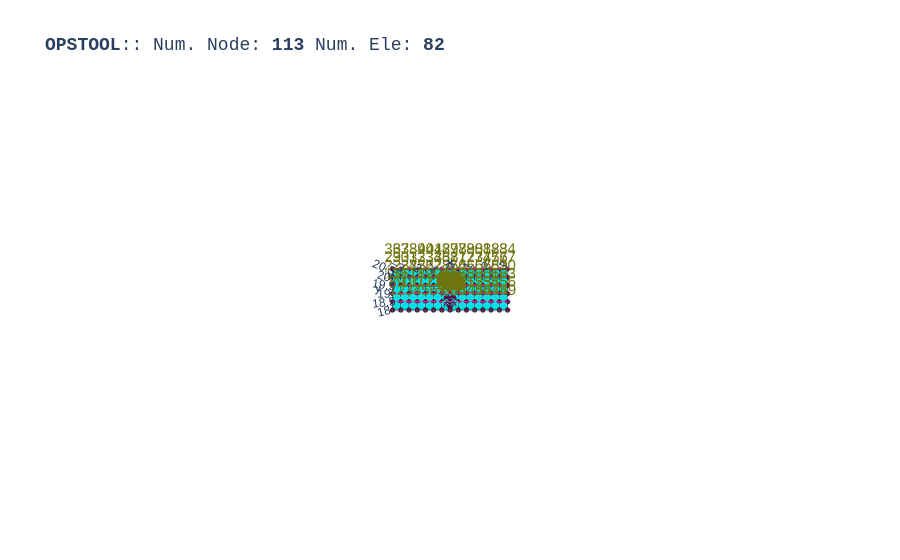

The code cell stored with this chart in its notebook:
### Code cell
opst.vis.plotly.plot_model(show_node_numbering=True, show_ele_numbering=False, show_nodal_loads = True)

### Figure 1 — Plotly figure (JSON) as saved in the notebook; plotly's stock layout.template omitted (floating-point values rounded to 4 significant figures; data arrays with more than 128 entries replaced by an {"elided": "..."} marker saying what was removed)
{"data": [{"color": "#00FFFF", "hoverinfo": "skip", "i": [0, 0, 4, 4, 8, 8, 12, 12, 16, 16, 20, 20, 24, 24, 28, 28, 32, 32, 36, 36, 40, 40, 44, 44, 48, 48, 52, 52, 56, 56, 60, 60, 64, 64, 68, 68, 72, 72, 76, 76, 80, 80, 84, 84, 88, 88, 92, 92, 96, 96, 100, 100, 104, 104, 108, 108, 112, 112, 116, 116, 120, 120, 124, 124, 128, 128, 132, 132, 136, 136, 140, 140, 144, 144, 148, 148, 152, 152, 156, 156, 160, 160, 164, 164, 168, 168, 172, 172, 176, 176, 180, 180, 184, 184, 188, 188, 192, 192, 196, 196, 200, 200, 204, 204, 208, 208, 212, 212, 216, 216, 220, 220, 224, 224, 228, 228, 232, 232, 236, 236], "j": [1, 2, 5, 6, 9, 10, 13, 14, 17, 18, 21, 22, 25, 26, 29, 30, 33, 34, 37, 38, 41, 42, 45, 46, 49, 50, 53, 54, 57, 58, 61, 62, 65, 66, 69, 70, 73, 74, 77, 78, 81, 82, 85, 86, 89, 90, 93, 94, 97, 98, 101, 102, 105, 106, 109, 110, 113, 114, 117, 118, 121, 122, 125, 126, 129, 130, 133, 134, 137, 138, 141, 142, 145, 146, 149, 150, 153, 154, 157, 158, 161, 162, 165, 166, 169, 170, 173, 174, 177, 178, 181, 182, 185, 186, 189, 190, 193, 194, 197, 198, 201, 202, 205, 206, 209, 210, 213, 214, 217, 218, 221, 222, 225, 226, 229, 230, 233, 234, 237, 238], "k": [2, 3, 6, 7, 10, 11, 14, 15, 18, 19, 22, 23, 26, 27, 30, 31, 34, 35, 38, 39, 42, 43, 46, 47, 50, 51, 54, 55, 58, 59, 62, 63, 66, 67, 70, 71, 74, 75, 78, 79, 82, 83, 86, 87, 90, 91, 94, 95, 98, 99, 102, 103, 106, 107, 110, 111, 114, 115, 118, 119, 122, 123, 126, 127, 130, 131, 134, 135, 138, 139, 142, 143, 146, 147, 150, 151, 154, 155, 158, 159, 162, 163, 166, 167, 170, 171, 174, 175, 178, 179, 182, 183, 186, 187, 190, 191, 194, 195, 198, 199, 202, 203, 206, 207, 210, 211, 214, 215, 218, 219, 222, 223, 226, 227, 230, 231, 234, 235, 238, 239], "name": "ELE_TAG_FourNodeQuadWithSensitivity", "opacity": 1, "type": "mesh3d", "x": {"elided": "240 float values"}, "y": {"elided": "240 float values"}, "z": {"elided": "240 float values"}}, {"connectgaps": false, "hoverinfo": "skip", "line": {"color": "black", "width": 1}, "mode": "lines", "name": "Edge", "type": "scatter3d", "x": {"elided": "360 float values"}, "y": {"elided": "360 float values"}, "z": {"elided": "360 float values"}}, {"color": "#00FFFF", "hoverinfo": "skip", "i": [0, 0, 4, 4, 8, 8, 12, 12, 16, 16, 20, 20, 24, 24, 28, 28, 32, 32, 36, 36, 40, 40, 44, 44, 48, 48, 52, 52, 56, 56, 60, 60, 64, 64, 68, 68, 72, 72, 76, 76, 80, 80, 84, 84], "j": [1, 2, 5, 6, 9, 10, 13, 14, 17, 18, 21, 22, 25, 26, 29, 30, 33, 34, 37, 38, 41, 42, 45, 46, 49, 50, 53, 54, 57, 58, 61, 62, 65, 66, 69, 70, 73, 74, 77, 78, 81, 82, 85, 86], "k": [2, 3, 6, 7, 10, 11, 14, 15, 18, 19, 22, 23, 26, 27, 30, 31, 34, 35, 38, 39, 42, 43, 46, 47, 50, 51, 54, 55, 58, 59, 62, 63, 66, 67, 70, 71, 74, 75, 78, 79, 82, 83, 86, 87], "name": "FourNodeQuad", "opacity": 1, "type": "mesh3d", "x": [-0.5, -0.5, 0.0, 0.0, -0.5, -0.5, 0.0, 0.0, -0.5, -0.5, 0.0, 0.0, 0.5, 0.5, 0.0, 0.0, 0.5, 0.5, 0.0, 0.0, 0.5, 0.5, 0.0, 0.0, 0.0, -0.2424, -0.1414, 0.0, -0.2424, -0.3428, -0.2, -0.1414, -0.3428, -0.2424, -0.1414, -0.2, -0.2424, 0.0, 0.0, -0.1414, 0.0, 0.2424, 0.1414, 0.0, 0.2424, 0.3428, 0.2, 0.1414, 0.3428, 0.2424, 0.1414, 0.2, 0.2424, 0.0, 0.0, 0.1414, 0.0, -0.5, -0.1414, 0.0, -0.5, -0.5, -0.2, -0.1414, -0.5, -0.5, -0.1414, -0.2, -0.5, 0.0, 0.0, -0.1414, 0.0, 0.5, 0.1414, 0.0, 0.5, 0.5, 0.2, 0.1414, 0.5, 0.5, 0.1414, 0.2, 0.5, 0.0, 0.0, 0.1414], "y": [19.0, 19.5, 19.5, 19.0, 19.5, 20.0, 20.0, 19.5, 20.0, 20.5, 20.5, 20.0, 19.0, 19.5, 19.5, 19.0, 19.5, 20.0, 20.0, 19.5, 20.0, 20.5, 20.5, 20.0, 18.84, 18.74, 18.64, 18.7, 18.74, 18.5, 18.5, 18.64, 18.5, 18.26, 18.36, 18.5, 18.26, 18.16, 18.3, 18.36, 18.16, 18.26, 18.36, 18.3, 18.26, 18.5, 18.5, 18.36, 18.5, 18.74, 18.64, 18.5, 18.74, 18.84, 18.7, 18.64, 19.0, 19.0, 18.64, 18.7, 19.0, 18.5, 18.5, 18.64, 18.5, 18.0, 18.36, 18.5, 18.0, 18.0, 18.3, 18.36, 18.0, 18.0, 18.36, 18.3, 18.0, 18.5, 18.5, 18.36, 18.5, 19.0, 18.64, 18.5, 19.0, 19.0, 18.7, 18.64], "z": [0.0, 0.0, 0.0, 0.0, 0.0, 0.0, 0.0, 0.0, 0.0, 0.0, 0.0, 0.0, 0.0, 0.0, 0.0, 0.0, 0.0, 0.0, 0.0, 0.0, 0.0, 0.0, 0.0, 0.0, 0.0, 0.0, 0.0, 0.0, 0.0, 0.0, 0.0, 0.0, 0.0, 0.0, 0.0, 0.0, 0.0, 0.0, 0.0, 0.0, 0.0, 0.0, 0.0, 0.0, 0.0, 0.0, 0.0, 0.0, 0.0, 0.0, 0.0, 0.0, 0.0, 0.0, 0.0, 0.0, 0.0, 0.0, 0.0, 0.0, 0.0, 0.0, 0.0, 0.0, 0.0, 0.0, 0.0, 0.0, 0.0, 0.0, 0.0, 0.0, 0.0, 0.0, 0.0, 0.0, 0.0, 0.0, 0.0, 0.0, 0.0, 0.0, 0.0, 0.0, 0.0, 0.0, 0.0, 0.0]}, {"connectgaps": false, "hoverinfo": "skip", "line": {"color": "black", "width": 1}, "mode": "lines", "name": "Edge", "type": "scatter3d", "x": {"elided": "132 float values"}, "y": {"elided": "132 float values"}, "z": {"elided": "132 float values"}}, {"customdata": ["eleTag: 1<br>connectedNodes:<br> [1 2 9 8]", "eleTag: 2<br>connectedNodes:<br> [ 2  3 10  9]", "eleTag: 3<br>connectedNodes:<br> [ 3  4 11 10]", "eleTag: 4<br>connectedNodes:<br> [ 4  5 12 11]", "eleTag: 5<br>connectedNodes:<br> [ 5  6 13 12]", "eleTag: 6<br>connectedNodes:<br> [ 6  7 14 13]", "eleTag: 7<br>connectedNodes:<br> [ 8  9 16 15]", "eleTag: 8<br>connectedNodes:<br> [ 9 10 17 16]", "eleTag: 9<br>connectedNodes:<br> [10 11 18 17]", "eleTag: 10<br>connectedNodes:<br> [11 12 19 18]", "eleTag: 11<br>connectedNodes:<br> [12 13 20 19]", "eleTag: 12<br>connectedNodes:<br> [13 14 21 20]", "eleTag: 13<br>connectedNodes:<br> [15 16 23 22]", "eleTag: 14<br>connectedNodes:<br> [16 17 24 23]", "eleTag: 15<br>connectedNodes:<br> [17 18 25 24]", "eleTag: 16<br>connectedNodes:<br> [18 19 26 25]", "eleTag: 17<br>connectedNodes:<br> [19 20 27 26]", "eleTag: 18<br>connectedNodes:<br> [20 21 28 27]", "eleTag: 19<br>connectedNodes:<br> [22 23 30 29]", "eleTag: 20<br>connectedNodes:<br> [23 24 31 30]", "eleTag: 21<br>connectedNodes:<br> [24 25 32 31]", "eleTag: 22<br>connectedNodes:<br> [25 26 33 32]", "eleTag: 23<br>connectedNodes:<br> [26 27 34 33]", "eleTag: 24<br>connectedNodes:<br> [27 28 35 34]", "eleTag: 25<br>connectedNodes:<br> [29 30 37 36]", "eleTag: 26<br>connectedNodes:<br> [30 31 38 37]", "eleTag: 27<br>connectedNodes:<br> [31 32 39 38]", "eleTag: 28<br>connectedNodes:<br> [32 33 40 39]", "eleTag: 29<br>connectedNodes:<br> [33 34 41 40]", "eleTag: 30<br>connectedNodes:<br> [34 35 42 41]", "eleTag: 31<br>connectedNodes:<br> [43 44 51 50]", "eleTag: 32<br>connectedNodes:<br> [44 45 52 51]", "eleTag: 33<br>connectedNodes:<br> [45 46 53 52]", "eleTag: 34<br>connectedNodes:<br> [46 47 54 53]", "eleTag: 35<br>connectedNodes:<br> [47 48 55 54]", "eleTag: 36<br>connectedNodes:<br> [48 49 56 55]", "eleTag: 37<br>connectedNodes:<br> [50 51 58 57]", "eleTag: 38<br>connectedNodes:<br> [51 52 59 58]", "eleTag: 39<br>connectedNodes:<br> [52 53 60 59]", "eleTag: 40<br>connectedNodes:<br> [53 54 61 60]", "eleTag: 41<br>connectedNodes:<br> [54 55 62 61]", "eleTag: 42<br>connectedNodes:<br> [55 56 63 62]", "eleTag: 43<br>connectedNodes:<br> [57 58 65 64]", "eleTag: 44<br>connectedNodes:<br> [58 59 66 65]", "eleTag: 45<br>connectedNodes:<br> [59 60 67 66]", "eleTag: 46<br>connectedNodes:<br> [60 61 68 67]", "eleTag: 47<br>connectedNodes:<br> [61 62 69 68]", "eleTag: 48<br>connectedNodes:<br> [62 63 70 69]", "eleTag: 49<br>connectedNodes:<br> [64 65 72 71]", "eleTag: 50<br>connectedNodes:<br> [65 66 73 72]", "eleTag: 51<br>connectedNodes:<br> [66 67 74 73]", "eleTag: 52<br>connectedNodes:<br> [67 68 75 74]", "eleTag: 53<br>connectedNodes:<br> [68 69 76 75]", "eleTag: 54<br>connectedNodes:<br> [69 70 77 76]", "eleTag: 55<br>connectedNodes:<br> [71 72 79 78]", "eleTag: 56<br>connectedNodes:<br> [72 73 80 79]", "eleTag: 57<br>connectedNodes:<br> [73 74 81 80]", "eleTag: 58<br>connectedNodes:<br> [74 75 82 81]", "eleTag: 59<br>connectedNodes:<br> [75 76 83 82]", "eleTag: 60<br>connectedNodes:<br> [76 77 84 83]"], "hovertemplate": "%{customdata}", "marker": {"color": "#00FFFF", "size": 3, "symbol": "diamond-open"}, "mode": "markers", "name": "ELE_TAG_FourNodeQuadWithSensitivity", "type": "scatter3d", "x": [-3.25, -2.75, -2.25, -1.75, -1.25, -0.75, -3.25, -2.75, -2.25, -1.75, -1.25, -0.75, -3.25, -2.75, -2.25, -1.75, -1.25, -0.75, -3.25, -2.75, -2.25, -1.75, -1.25, -0.75, -3.25, -2.75, -2.25, -1.75, -1.25, -0.75, 0.75, 1.25, 1.75, 2.25, 2.75, 3.25, 0.75, 1.25, 1.75, 2.25, 2.75, 3.25, 0.75, 1.25, 1.75, 2.25, 2.75, 3.25, 0.75, 1.25, 1.75, 2.25, 2.75, 3.25, 0.75, 1.25, 1.75, 2.25, 2.75, 3.25], "y": [18.25, 18.25, 18.25, 18.25, 18.25, 18.25, 18.75, 18.75, 18.75, 18.75, 18.75, 18.75, 19.25, 19.25, 19.25, 19.25, 19.25, 19.25, 19.75, 19.75, 19.75, 19.75, 19.75, 19.75, 20.25, 20.25, 20.25, 20.25, 20.25, 20.25, 18.25, 18.25, 18.25, 18.25, 18.25, 18.25, 18.75, 18.75, 18.75, 18.75, 18.75, 18.75, 19.25, 19.25, 19.25, 19.25, 19.25, 19.25, 19.75, 19.75, 19.75, 19.75, 19.75, 19.75, 20.25, 20.25, 20.25, 20.25, 20.25, 20.25], "z": [0.0, 0.0, 0.0, 0.0, 0.0, 0.0, 0.0, 0.0, 0.0, 0.0, 0.0, 0.0, 0.0, 0.0, 0.0, 0.0, 0.0, 0.0, 0.0, 0.0, 0.0, 0.0, 0.0, 0.0, 0.0, 0.0, 0.0, 0.0, 0.0, 0.0, 0.0, 0.0, 0.0, 0.0, 0.0, 0.0, 0.0, 0.0, 0.0, 0.0, 0.0, 0.0, 0.0, 0.0, 0.0, 0.0, 0.0, 0.0, 0.0, 0.0, 0.0, 0.0, 0.0, 0.0, 0.0, 0.0, 0.0, 0.0, 0.0, 0.0]}, {"customdata": ["eleTag: 61<br>connectedNodes:<br> [21 28 87 86]", "eleTag: 62<br>connectedNodes:<br> [28 35 88 87]", "eleTag: 63<br>connectedNodes:<br> [35 42 89 88]", "eleTag: 64<br>connectedNodes:<br> [57 64 87 86]", "eleTag: 65<br>connectedNodes:<br> [64 71 88 87]", "eleTag: 66<br>connectedNodes:<br> [71 78 89 88]", "eleTag: 67<br>connectedNodes:<br> [90 91 99 98]", "eleTag: 68<br>connectedNodes:<br> [ 91  92 100  99]", "eleTag: 69<br>connectedNodes:<br> [ 92  93 101 100]", "eleTag: 70<br>connectedNodes:<br> [ 93  94 102 101]", "eleTag: 71<br>connectedNodes:<br> [ 94  95 103 102]", "eleTag: 72<br>connectedNodes:<br> [ 95  96 104 103]", "eleTag: 73<br>connectedNodes:<br> [ 96  97 105 104]", "eleTag: 74<br>connectedNodes:<br> [ 97  90  98 105]", "eleTag: 75<br>connectedNodes:<br> [86 21 99 98]", "eleTag: 76<br>connectedNodes:<br> [ 21  14 100  99]", "eleTag: 77<br>connectedNodes:<br> [ 14   7 101 100]", "eleTag: 78<br>connectedNodes:<br> [  7  85 102 101]", "eleTag: 79<br>connectedNodes:<br> [ 85  43 103 102]", "eleTag: 80<br>connectedNodes:<br> [ 43  50 104 103]", "eleTag: 81<br>connectedNodes:<br> [ 50  57 105 104]", "eleTag: 82<br>connectedNodes:<br> [ 57  86  98 105]"], "hovertemplate": "%{customdata}", "marker": {"color": "#00FFFF", "size": 3, "symbol": "diamond-open"}, "mode": "markers", "name": "FourNodeQuad", "type": "scatter3d", "x": [-0.25, -0.25, -0.25, 0.25, 0.25, 0.25, -0.09595, -0.2316, -0.2316, -0.09595, 0.09595, 0.2316, 0.2316, 0.09595, -0.1603, -0.3354, -0.3354, -0.1603, 0.1603, 0.3354, 0.3354, 0.1603], "y": [19.25, 19.75, 20.25, 19.25, 19.75, 20.25, 18.73, 18.6, 18.4, 18.27, 18.27, 18.4, 18.6, 18.73, 18.84, 18.66, 18.34, 18.16, 18.16, 18.34, 18.66, 18.84], "z": [0.0, 0.0, 0.0, 0.0, 0.0, 0.0, 0.0, 0.0, 0.0, 0.0, 0.0, 0.0, 0.0, 0.0, 0.0, 0.0, 0.0, 0.0, 0.0, 0.0, 0.0, 0.0]}, {"customdata": ["1", "2", "3", "4", "5", "6", "7", "8", "9", "10", "11", "12", "13", "14", "15", "16", "17", "18", "19", "20", "21", "22", "23", "24", "25", "26", "27", "28", "29", "30", "31", "32", "33", "34", "35", "36", "37", "38", "39", "40", "41", "42", "43", "44", "45", "46", "47", "48", "49", "50", "51", "52", "53", "54", "55", "56", "57", "58", "59", "60", "61", "62", "63", "64", "65", "66", "67", "68", "69", "70", "71", "72", "73", "74", "75", "76", "77", "78", "79", "80", "81", "82", "83", "84", "85", "86", "87", "88", "89", "90", "91", "92", "93", "94", "95", "96", "97", "98", "99", "100", "101", "102", "103", "104", "105", "106", "107", "108", "109", "110", "111", "112", "113"], "hovertemplate": "x: %{x}<br>y: %{y}<br>z: %{z} <br>nodeTag: %{customdata}", "marker": {"color": "#580f41", "size": 3, "symbol": "circle"}, "mode": "markers", "name": "Nodes", "type": "scatter3d", "x": [-3.5, -3.0, -2.5, -2.0, -1.5, -1.0, -0.5, -3.5, -3.0, -2.5, -2.0, -1.5, -1.0, -0.5, -3.5, -3.0, -2.5, -2.0, -1.5, -1.0, -0.5, -3.5, -3.0, -2.5, -2.0, -1.5, -1.0, -0.5, -3.5, -3.0, -2.5, -2.0, -1.5, -1.0, -0.5, -3.5, -3.0, -2.5, -2.0, -1.5, -1.0, -0.5, 0.5, 1.0, 1.5, 2.0, 2.5, 3.0, 3.5, 0.5, 1.0, 1.5, 2.0, 2.5, 3.0, 3.5, 0.5, 1.0, 1.5, 2.0, 2.5, 3.0, 3.5, 0.5, 1.0, 1.5, 2.0, 2.5, 3.0, 3.5, 0.5, 1.0, 1.5, 2.0, 2.5, 3.0, 3.5, 0.5, 1.0, 1.5, 2.0, 2.5, 3.0, 3.5, 0.0, 0.0, 0.0, 0.0, 0.0, 0.0, -0.2424, -0.3428, -0.2424, 0.0, 0.2424, 0.3428, 0.2424, 0.0, -0.1414, -0.2, -0.1414, 0.0, 0.1414, 0.2, 0.1414, 0.0, -0.1414, -0.2, -0.1414, 0.0, 0.1414, 0.2, 0.1414], "y": [18.0, 18.0, 18.0, 18.0, 18.0, 18.0, 18.0, 18.5, 18.5, 18.5, 18.5, 18.5, 18.5, 18.5, 19.0, 19.0, 19.0, 19.0, 19.0, 19.0, 19.0, 19.5, 19.5, 19.5, 19.5, 19.5, 19.5, 19.5, 20.0, 20.0, 20.0, 20.0, 20.0, 20.0, 20.0, 20.5, 20.5, 20.5, 20.5, 20.5, 20.5, 20.5, 18.0, 18.0, 18.0, 18.0, 18.0, 18.0, 18.0, 18.5, 18.5, 18.5, 18.5, 18.5, 18.5, 18.5, 19.0, 19.0, 19.0, 19.0, 19.0, 19.0, 19.0, 19.5, 19.5, 19.5, 19.5, 19.5, 19.5, 19.5, 20.0, 20.0, 20.0, 20.0, 20.0, 20.0, 20.0, 20.5, 20.5, 20.5, 20.5, 20.5, 20.5, 20.5, 18.0, 19.0, 19.5, 20.0, 20.5, 18.84, 18.74, 18.5, 18.26, 18.16, 18.26, 18.5, 18.74, 18.7, 18.64, 18.5, 18.36, 18.3, 18.36, 18.5, 18.64, 18.7, 18.64, 18.5, 18.36, 18.3, 18.36, 18.5, 18.64], "z": [0.0, 0.0, 0.0, 0.0, 0.0, 0.0, 0.0, 0.0, 0.0, 0.0, 0.0, 0.0, 0.0, 0.0, 0.0, 0.0, 0.0, 0.0, 0.0, 0.0, 0.0, 0.0, 0.0, 0.0, 0.0, 0.0, 0.0, 0.0, 0.0, 0.0, 0.0, 0.0, 0.0, 0.0, 0.0, 0.0, 0.0, 0.0, 0.0, 0.0, 0.0, 0.0, 0.0, 0.0, 0.0, 0.0, 0.0, 0.0, 0.0, 0.0, 0.0, 0.0, 0.0, 0.0, 0.0, 0.0, 0.0, 0.0, 0.0, 0.0, 0.0, 0.0, 0.0, 0.0, 0.0, 0.0, 0.0, 0.0, 0.0, 0.0, 0.0, 0.0, 0.0, 0.0, 0.0, 0.0, 0.0, 0.0, 0.0, 0.0, 0.0, 0.0, 0.0, 0.0, 0.0, 0.0, 0.0, 0.0, 0.0, 0.0, 0.0, 0.0, 0.0, 0.0, 0.0, 0.0, 0.0, 0.0, 0.0, 0.0, 0.0, 0.0, 0.0, 0.0, 0.0, 0.0, 0.0, 0.0, 0.0, 0.0, 0.0, 0.0, 0.0]}, {"mode": "text", "name": "Node Tag", "text": ["1", "2", "3", "4", "5", "6", "7", "8", "9", "10", "11", "12", "13", "14", "15", "16", "17", "18", "19", "20", "21", "22", "23", "24", "25", "26", "27", "28", "29", "30", "31", "32", "33", "34", "35", "36", "37", "38", "39", "40", "41", "42", "43", "44", "45", "46", "47", "48", "49", "50", "51", "52", "53", "54", "55", "56", "57", "58", "59", "60", "61", "62", "63", "64", "65", "66", "67", "68", "69", "70", "71", "72", "73", "74", "75", "76", "77", "78", "79", "80", "81", "82", "83", "84", "85", "86", "87", "88", "89", "90", "91", "92", "93", "94", "95", "96", "97", "98", "99", "100", "101", "102", "103", "104", "105", "106", "107", "108", "109", "110", "111", "112", "113"], "textfont": {"color": "#6e750e", "size": 15}, "type": "scatter3d", "x": [-3.5, -3.0, -2.5, -2.0, -1.5, -1.0, -0.5, -3.5, -3.0, -2.5, -2.0, -1.5, -1.0, -0.5, -3.5, -3.0, -2.5, -2.0, -1.5, -1.0, -0.5, -3.5, -3.0, -2.5, -2.0, -1.5, -1.0, -0.5, -3.5, -3.0, -2.5, -2.0, -1.5, -1.0, -0.5, -3.5, -3.0, -2.5, -2.0, -1.5, -1.0, -0.5, 0.5, 1.0, 1.5, 2.0, 2.5, 3.0, 3.5, 0.5, 1.0, 1.5, 2.0, 2.5, 3.0, 3.5, 0.5, 1.0, 1.5, 2.0, 2.5, 3.0, 3.5, 0.5, 1.0, 1.5, 2.0, 2.5, 3.0, 3.5, 0.5, 1.0, 1.5, 2.0, 2.5, 3.0, 3.5, 0.5, 1.0, 1.5, 2.0, 2.5, 3.0, 3.5, 0.0, 0.0, 0.0, 0.0, 0.0, 0.0, -0.2424, -0.3428, -0.2424, 0.0, 0.2424, 0.3428, 0.2424, 0.0, -0.1414, -0.2, -0.1414, 0.0, 0.1414, 0.2, 0.1414, 0.0, -0.1414, -0.2, -0.1414, 0.0, 0.1414, 0.2, 0.1414], "y": [18.0, 18.0, 18.0, 18.0, 18.0, 18.0, 18.0, 18.5, 18.5, 18.5, 18.5, 18.5, 18.5, 18.5, 19.0, 19.0, 19.0, 19.0, 19.0, 19.0, 19.0, 19.5, 19.5, 19.5, 19.5, 19.5, 19.5, 19.5, 20.0, 20.0, 20.0, 20.0, 20.0, 20.0, 20.0, 20.5, 20.5, 20.5, 20.5, 20.5, 20.5, 20.5, 18.0, 18.0, 18.0, 18.0, 18.0, 18.0, 18.0, 18.5, 18.5, 18.5, 18.5, 18.5, 18.5, 18.5, 19.0, 19.0, 19.0, 19.0, 19.0, 19.0, 19.0, 19.5, 19.5, 19.5, 19.5, 19.5, 19.5, 19.5, 20.0, 20.0, 20.0, 20.0, 20.0, 20.0, 20.0, 20.5, 20.5, 20.5, 20.5, 20.5, 20.5, 20.5, 18.0, 19.0, 19.5, 20.0, 20.5, 18.84, 18.74, 18.5, 18.26, 18.16, 18.26, 18.5, 18.74, 18.7, 18.64, 18.5, 18.36, 18.3, 18.36, 18.5, 18.64, 18.7, 18.64, 18.5, 18.36, 18.3, 18.36, 18.5, 18.64], "z": [0.0, 0.0, 0.0, 0.0, 0.0, 0.0, 0.0, 0.0, 0.0, 0.0, 0.0, 0.0, 0.0, 0.0, 0.0, 0.0, 0.0, 0.0, 0.0, 0.0, 0.0, 0.0, 0.0, 0.0, 0.0, 0.0, 0.0, 0.0, 0.0, 0.0, 0.0, 0.0, 0.0, 0.0, 0.0, 0.0, 0.0, 0.0, 0.0, 0.0, 0.0, 0.0, 0.0, 0.0, 0.0, 0.0, 0.0, 0.0, 0.0, 0.0, 0.0, 0.0, 0.0, 0.0, 0.0, 0.0, 0.0, 0.0, 0.0, 0.0, 0.0, 0.0, 0.0, 0.0, 0.0, 0.0, 0.0, 0.0, 0.0, 0.0, 0.0, 0.0, 0.0, 0.0, 0.0, 0.0, 0.0, 0.0, 0.0, 0.0, 0.0, 0.0, 0.0, 0.0, 0.0, 0.0, 0.0, 0.0, 0.0, 0.0, 0.0, 0.0, 0.0, 0.0, 0.0, 0.0, 0.0, 0.0, 0.0, 0.0, 0.0, 0.0, 0.0, 0.0, 0.0, 0.0, 0.0, 0.0, 0.0, 0.0, 0.0, 0.0, 0.0]}, {"connectgaps": false, "hoverinfo": "skip", "line": {"color": "#15b01a", "width": 1}, "mode": "lines", "name": "BC", "type": "scatter3d", "x": {"elided": "296 float values"}, "y": {"elided": "296 float values"}, "z": {"elided": "296 float values"}}, {"connectgaps": false, "hoverinfo": "skip", "line": {"color": "#FF1493", "width": 2.5}, "mode": "lines", "name": "mp constraint", "type": "scatter3d", "x": [-3.5, 3.5, NaN, -3.5, 3.5, NaN, -3.5, 3.5, NaN, -3.5, 3.5, NaN, -3.5, 3.5, NaN], "y": [18.5, 18.5, NaN, 19.0, 19.0, NaN, 19.5, 19.5, NaN, 20.0, 20.0, NaN, 20.5, 20.5, NaN], "z": [0.0, 0.0, NaN, 0.0, 0.0, NaN, 0.0, 0.0, NaN, 0.0, 0.0, NaN, 0.0, 0.0, NaN]}], "layout": {"autosize": true, "font": {"family": "Arial, sans-serif"}, "scene": {"aspectmode": "data", "camera": {"eye": {"x": 0, "y": -0.1, "z": 10}}, "dragmode": "pan", "xaxis": {"showbackground": false}, "yaxis": {"showbackground": false}, "zaxis": {"showbackground": true, "showgrid": true, "showticklabels": false, "ticks": "", "title": {"text": ""}, "visible": true}}, "showlegend": false, "title": {"font": {"family": "courier", "size": 18}, "text": "<b>OPSTOOL</b>:: Num. Node: <b>113</b> Num. Ele: <b>82</b>"}}}
